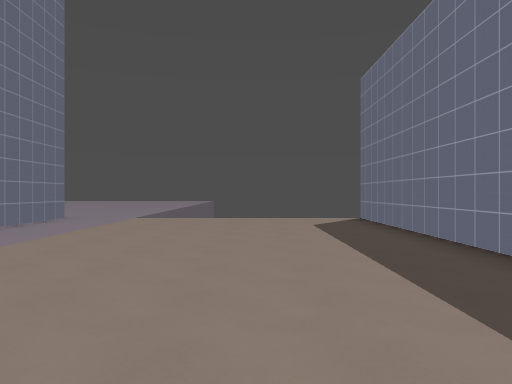
view 1 (above)

24 first-person views from a walk through a Godot game level. The camera is 1.5 m above the floor, looks level and sees 70° across. The floor is counted in squares, 2 m on a side. Each view is taken from the middle of a square. On the plan, view 1 faces up. The plan holds only what a view shows up to about 11 squares ahead; the rest is blank. The place goes on beyond the plan. Surface patterns are stand-ins for the level's own textures.

view 2
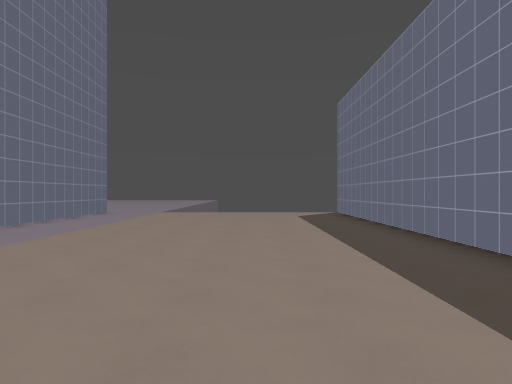

view 3
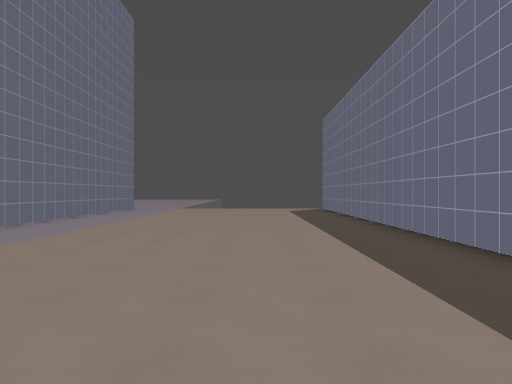

view 4
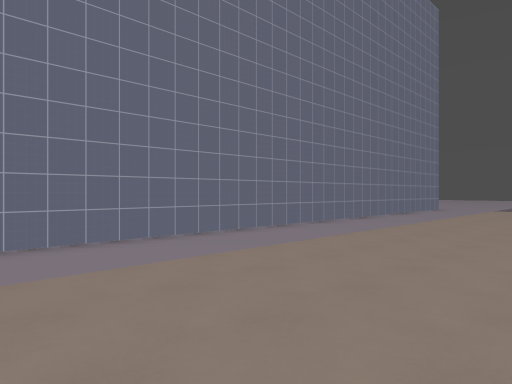

view 5
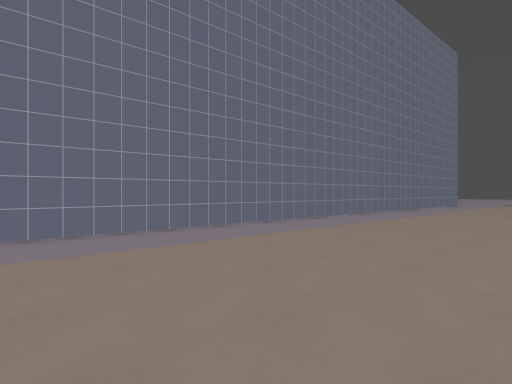

view 6
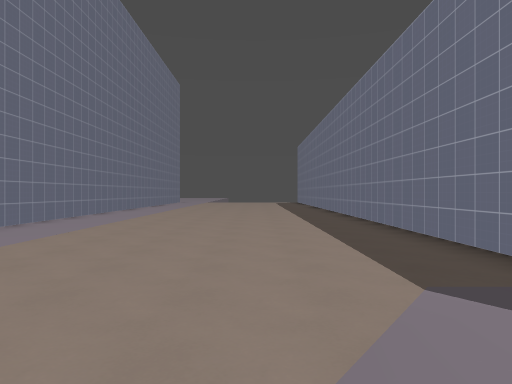

view 7
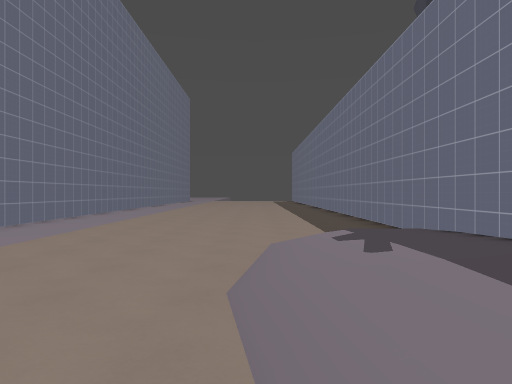

view 8
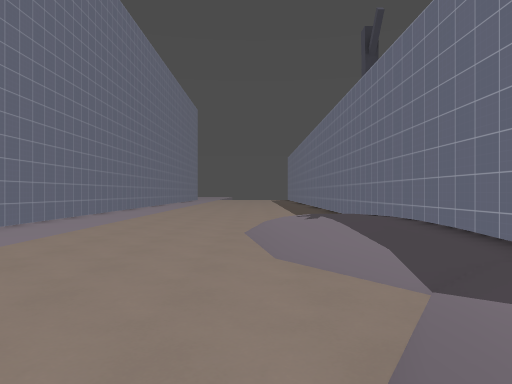

view 9
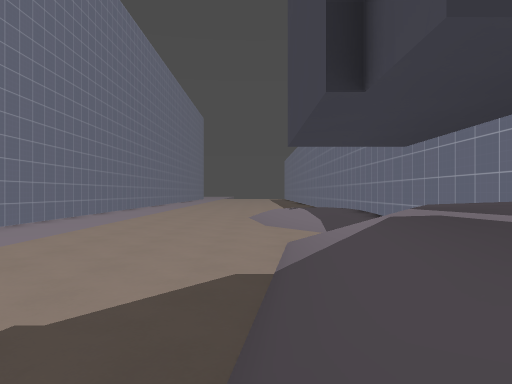

view 10
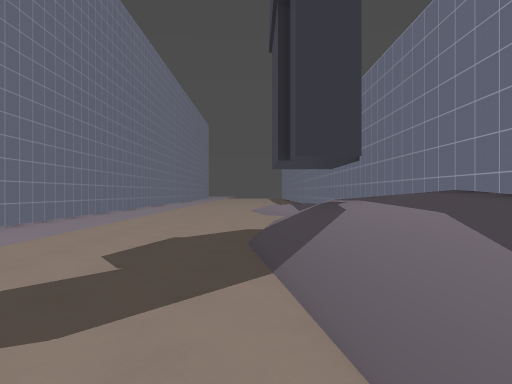

view 11
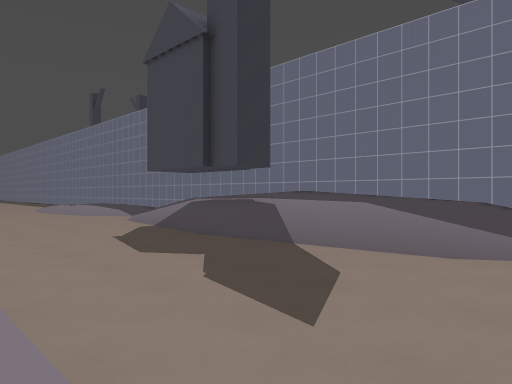

view 12
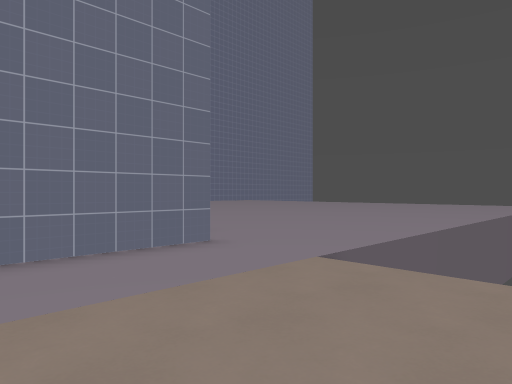

view 13
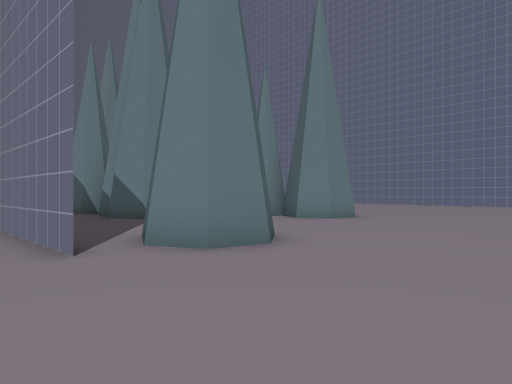

view 14
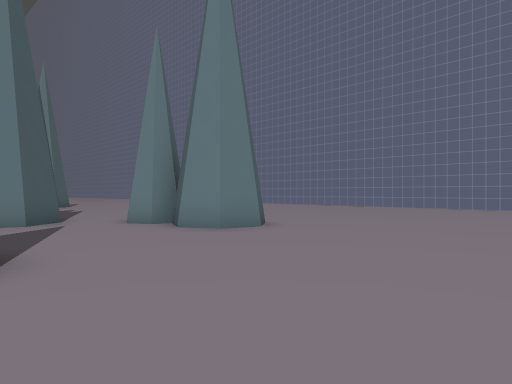

view 15
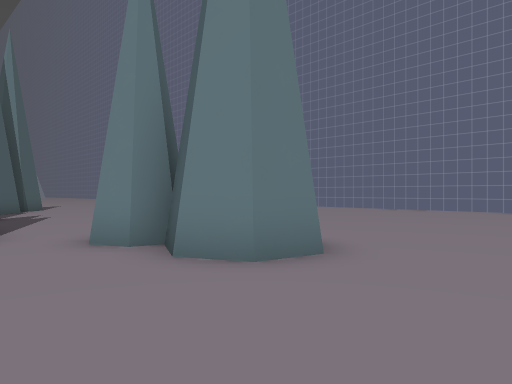

view 16
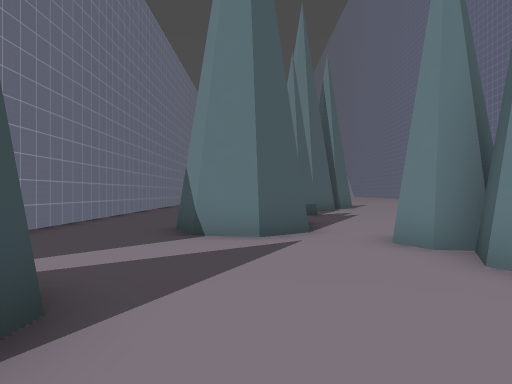

view 17
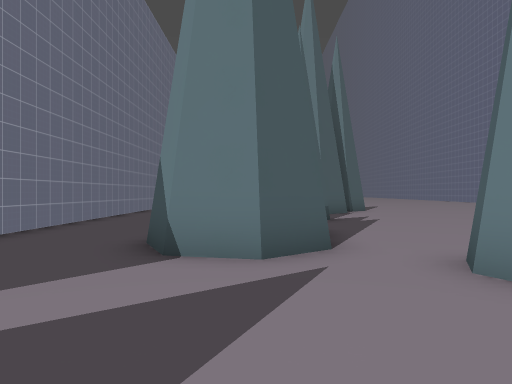

view 18
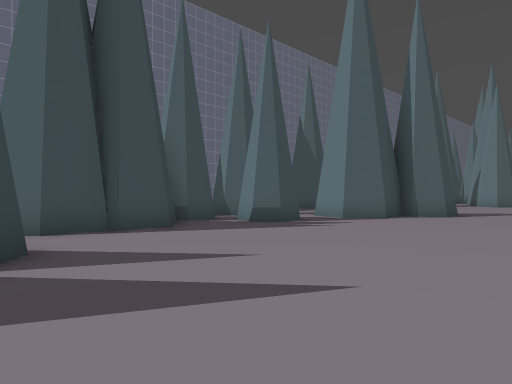

view 19
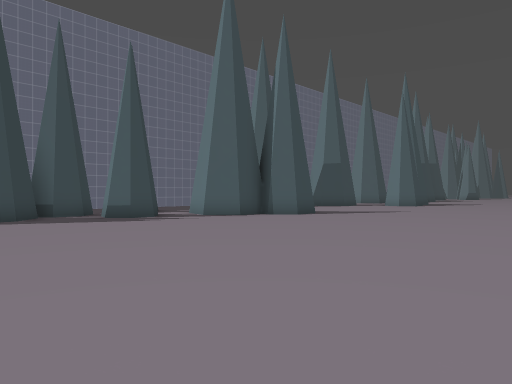

view 20
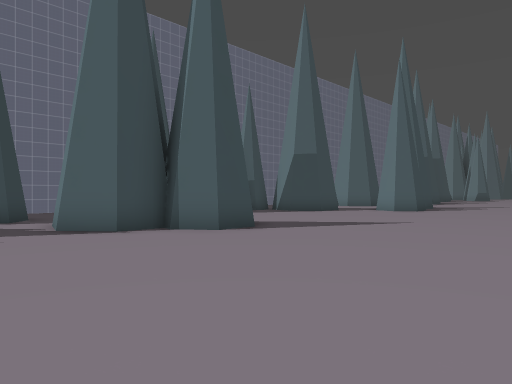

view 21
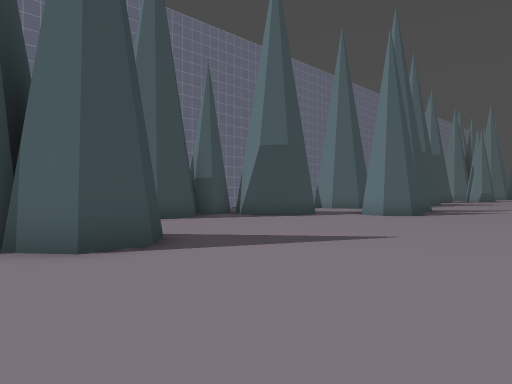

view 22
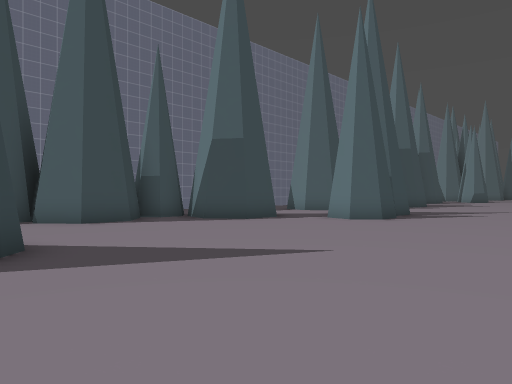

view 23
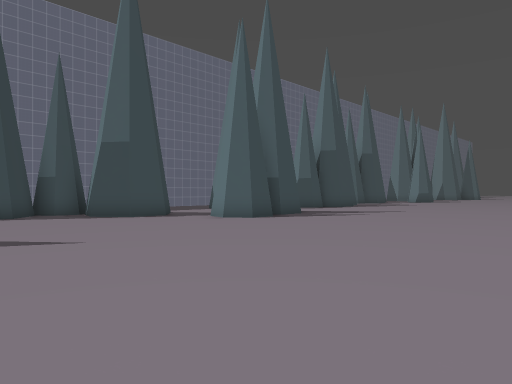

view 24
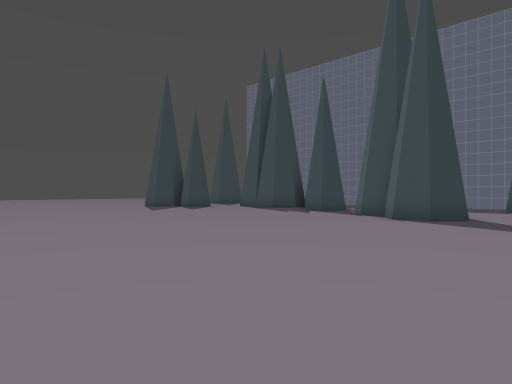

### Floor plan
Key: @ floor where view 1 was taken; # wall or solid block; . main floor; : floor 0.25 m higher than the main floor; + floor 0.5 m higher than the main floor; / step, stairs or slope; = window, fence, low wall or low ledge; O other object.
Columns run from 24 left of view 1 to 3 right of it. Each row starts with its distance up from view 1.
 17                  ....
 16                 .....
 15              ........
 14         .............
 13     .................
 12     .................
 11     ............##...      #
 10   ..............##.#.......#
  9   ........##.......#.......#
  8   ........ #.......#.......#
  7    ....... #.......#.......#
  6     .......#.......#.......#
  5   . .........###...#.......#
  4    ..........#  ...#.......#
  3   ...........## ...#.......#
  2   ............##...#.......#
  1   ............#  ..#.......#
  0   ...........#.  ..#....@..#
 -1  ............#    .#.......#
 -2  ..............#   #.......#
 -3  ..........###..   #.......
 -4  ..........#       #.......
 -5  .........##       #.......#
 -6 ..........##..     #.......#
 -7 ................#  #.......#
 -8  ..............##  #.......#
 -9 . .............#   #.......#
-10   .............#   #.......#
-11    ............#   #.......#
-12    ..........##    #.......#
-13    ..........#     #.......#
-14    ........#.      #...../:#
-15    .......##       #...../+#
-16     ......         #..../++#
-17     ......         #....//+#
-18     .....          #....//+#
-19     ...            #....//+#
-20                    #...../:#
-21                    #.....//#
-22                    #.....//#
-23                    #.....//#
-24                    #.....//#
-25                     ..../=/#
-26                     ..../O/#
-27                     ..../O/#
-28                      ...///#
-29                     .....//#
-30                     .....//#
-31                      ....//#
-32                     . ...

Where each view was taken, in squares from view 1:
view 1: 0 up, 0 right, facing up
view 2: 3 down, 0 right, facing up
view 3: 6 down, 0 right, facing up
view 4: 6 down, 0 right, facing up-left
view 5: 12 down, 1 right, facing up-left
view 6: 16 down, 0 right, facing up
view 7: 20 down, 0 right, facing up
view 8: 24 down, 0 right, facing up
view 9: 28 down, 0 right, facing up
view 10: 32 down, 0 right, facing up
view 11: 32 down, 4 left, facing up-right
view 12: 7 up, 1 left, facing up-left
view 13: 15 up, 4 left, facing down-left
view 14: 15 up, 8 left, facing down-left
view 15: 12 up, 10 left, facing down-left
view 16: 12 up, 10 left, facing down
view 17: 10 up, 10 left, facing down
view 18: 7 up, 18 left, facing down-right
view 19: 5 up, 22 left, facing down-right
view 20: 0 up, 20 left, facing down-right
view 21: 3 down, 19 left, facing down-right
view 22: 5 down, 19 left, facing down-right
view 23: 7 down, 22 left, facing down-right
view 24: 9 down, 24 left, facing up-right
